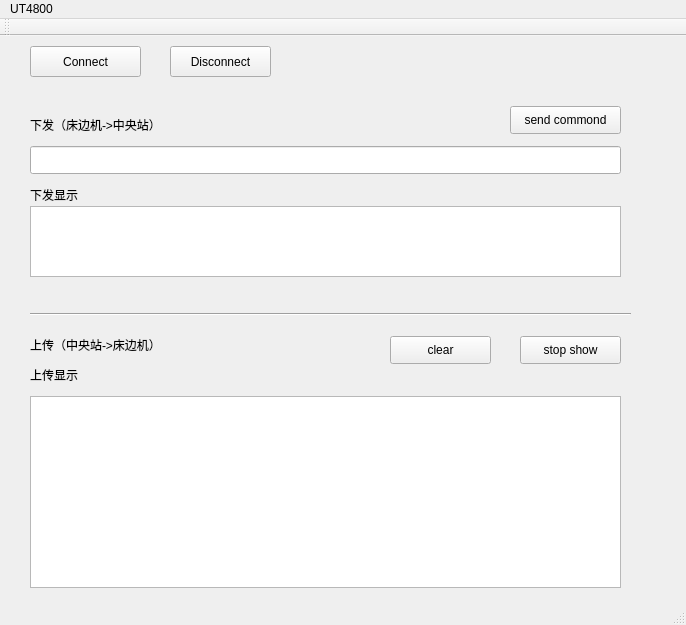
<?xml version="1.0" encoding="UTF-8"?>
<ui version="4.0">
 <class>MainWindow</class>
 <widget class="QMainWindow" name="MainWindow">
  <property name="geometry">
   <rect>
    <x>0</x>
    <y>0</y>
    <width>686</width>
    <height>625</height>
   </rect>
  </property>
  <property name="windowTitle">
   <string>MainWindow</string>
  </property>
  <widget class="QWidget" name="centralWidget">
   <widget class="QLabel" name="label">
    <property name="geometry">
     <rect>
      <x>30</x>
      <y>80</y>
      <width>171</width>
      <height>18</height>
     </rect>
    </property>
    <property name="text">
     <string>下发（床边机-&gt;中央站）</string>
    </property>
   </widget>
   <widget class="QLineEdit" name="lineEdit">
    <property name="geometry">
     <rect>
      <x>30</x>
      <y>110</y>
      <width>591</width>
      <height>28</height>
     </rect>
    </property>
    <property name="text">
     <string/>
    </property>
   </widget>
   <widget class="Line" name="line">
    <property name="geometry">
     <rect>
      <x>30</x>
      <y>270</y>
      <width>601</width>
      <height>16</height>
     </rect>
    </property>
    <property name="orientation">
     <enum>Qt::Horizontal</enum>
    </property>
   </widget>
   <widget class="QLabel" name="label_2">
    <property name="geometry">
     <rect>
      <x>30</x>
      <y>300</y>
      <width>161</width>
      <height>18</height>
     </rect>
    </property>
    <property name="text">
     <string>上传（中央站-&gt;床边机）</string>
    </property>
   </widget>
   <widget class="QTextBrowser" name="textBrowser">
    <property name="geometry">
     <rect>
      <x>30</x>
      <y>360</y>
      <width>591</width>
      <height>192</height>
     </rect>
    </property>
    <property name="html">
     <string>&lt;!DOCTYPE HTML PUBLIC &quot;-//W3C//DTD HTML 4.0//EN&quot; &quot;http://www.w3.org/TR/REC-html40/strict.dtd&quot;&gt;
&lt;html&gt;&lt;head&gt;&lt;meta name=&quot;qrichtext&quot; content=&quot;1&quot; /&gt;&lt;style type=&quot;text/css&quot;&gt;
p, li { white-space: pre-wrap; }
&lt;/style&gt;&lt;/head&gt;&lt;body style=&quot; font-family:'Cantarell'; font-size:11pt; font-weight:400; font-style:normal;&quot;&gt;
&lt;p style=&quot;-qt-paragraph-type:empty; margin-top:0px; margin-bottom:0px; margin-left:0px; margin-right:0px; -qt-block-indent:0; text-indent:0px;&quot;&gt;&lt;br /&gt;&lt;/p&gt;&lt;/body&gt;&lt;/html&gt;</string>
    </property>
   </widget>
   <widget class="QPushButton" name="pushButton">
    <property name="geometry">
     <rect>
      <x>30</x>
      <y>10</y>
      <width>111</width>
      <height>31</height>
     </rect>
    </property>
    <property name="text">
     <string>Connect</string>
    </property>
   </widget>
   <widget class="QPushButton" name="pushButton_2">
    <property name="geometry">
     <rect>
      <x>170</x>
      <y>10</y>
      <width>101</width>
      <height>31</height>
     </rect>
    </property>
    <property name="text">
     <string>Disconnect</string>
    </property>
   </widget>
   <widget class="QPushButton" name="pushButton_3">
    <property name="geometry">
     <rect>
      <x>510</x>
      <y>70</y>
      <width>111</width>
      <height>28</height>
     </rect>
    </property>
    <property name="text">
     <string>send commond</string>
    </property>
   </widget>
   <widget class="QTextBrowser" name="textBrowser_2">
    <property name="geometry">
     <rect>
      <x>30</x>
      <y>170</y>
      <width>591</width>
      <height>71</height>
     </rect>
    </property>
    <property name="html">
     <string>&lt;!DOCTYPE HTML PUBLIC &quot;-//W3C//DTD HTML 4.0//EN&quot; &quot;http://www.w3.org/TR/REC-html40/strict.dtd&quot;&gt;
&lt;html&gt;&lt;head&gt;&lt;meta name=&quot;qrichtext&quot; content=&quot;1&quot; /&gt;&lt;style type=&quot;text/css&quot;&gt;
p, li { white-space: pre-wrap; }
&lt;/style&gt;&lt;/head&gt;&lt;body style=&quot; font-family:'Cantarell'; font-size:11pt; font-weight:400; font-style:normal;&quot;&gt;
&lt;p style=&quot;-qt-paragraph-type:empty; margin-top:0px; margin-bottom:0px; margin-left:0px; margin-right:0px; -qt-block-indent:0; text-indent:0px;&quot;&gt;&lt;br /&gt;&lt;/p&gt;&lt;/body&gt;&lt;/html&gt;</string>
    </property>
   </widget>
   <widget class="QLabel" name="label_3">
    <property name="geometry">
     <rect>
      <x>30</x>
      <y>150</y>
      <width>64</width>
      <height>18</height>
     </rect>
    </property>
    <property name="text">
     <string>下发显示</string>
    </property>
   </widget>
   <widget class="QPushButton" name="pushButton_4">
    <property name="geometry">
     <rect>
      <x>520</x>
      <y>300</y>
      <width>101</width>
      <height>28</height>
     </rect>
    </property>
    <property name="text">
     <string>stop show</string>
    </property>
   </widget>
   <widget class="QLabel" name="label_4">
    <property name="geometry">
     <rect>
      <x>30</x>
      <y>330</y>
      <width>64</width>
      <height>18</height>
     </rect>
    </property>
    <property name="text">
     <string>上传显示</string>
    </property>
   </widget>
   <widget class="QPushButton" name="pushButton_5">
    <property name="geometry">
     <rect>
      <x>390</x>
      <y>300</y>
      <width>101</width>
      <height>28</height>
     </rect>
    </property>
    <property name="text">
     <string>clear</string>
    </property>
   </widget>
   <zorder>label</zorder>
   <zorder>lineEdit</zorder>
   <zorder>line</zorder>
   <zorder>label_2</zorder>
   <zorder>pushButton</zorder>
   <zorder>pushButton_2</zorder>
   <zorder>textBrowser</zorder>
   <zorder>pushButton_3</zorder>
   <zorder>textBrowser_2</zorder>
   <zorder>label_3</zorder>
   <zorder>pushButton_4</zorder>
   <zorder>label_4</zorder>
   <zorder>pushButton_5</zorder>
  </widget>
  <widget class="QMenuBar" name="menuBar">
   <property name="geometry">
    <rect>
     <x>0</x>
     <y>0</y>
     <width>686</width>
     <height>26</height>
    </rect>
   </property>
   <widget class="QMenu" name="menuUT4800">
    <property name="title">
     <string>UT4800</string>
    </property>
   </widget>
   <addaction name="menuUT4800"/>
  </widget>
  <widget class="QToolBar" name="mainToolBar">
   <attribute name="toolBarArea">
    <enum>TopToolBarArea</enum>
   </attribute>
   <attribute name="toolBarBreak">
    <bool>false</bool>
   </attribute>
  </widget>
  <widget class="QStatusBar" name="statusBar"/>
 </widget>
 <layoutdefault spacing="6" margin="11"/>
 <resources/>
 <connections/>
</ui>
